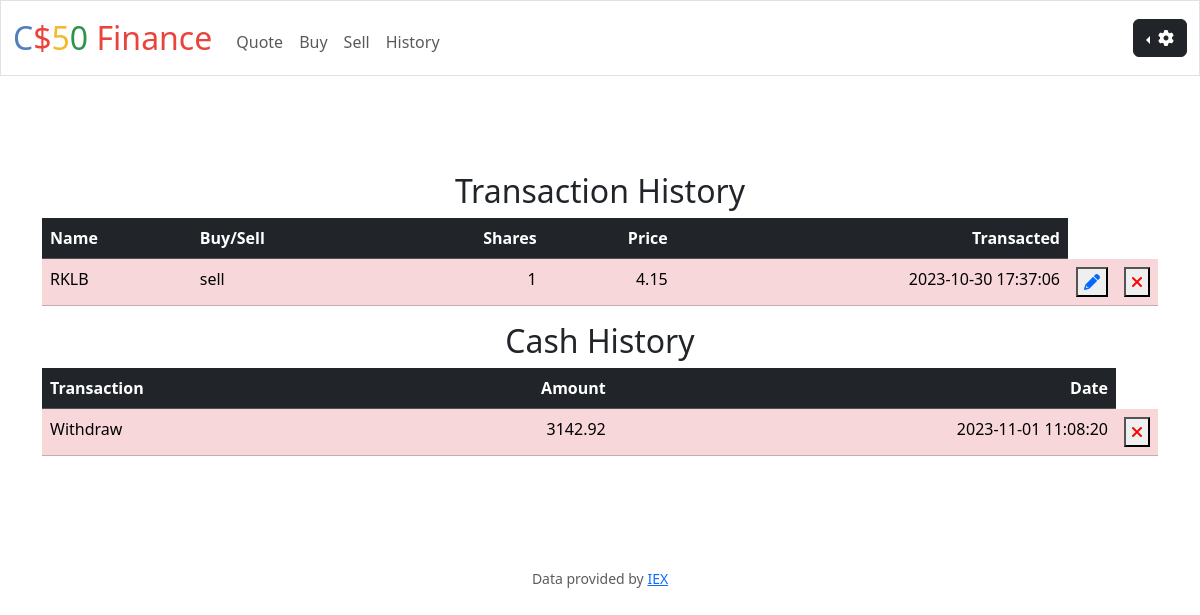
/history (signed in), run on an earlier commit of the app's database.
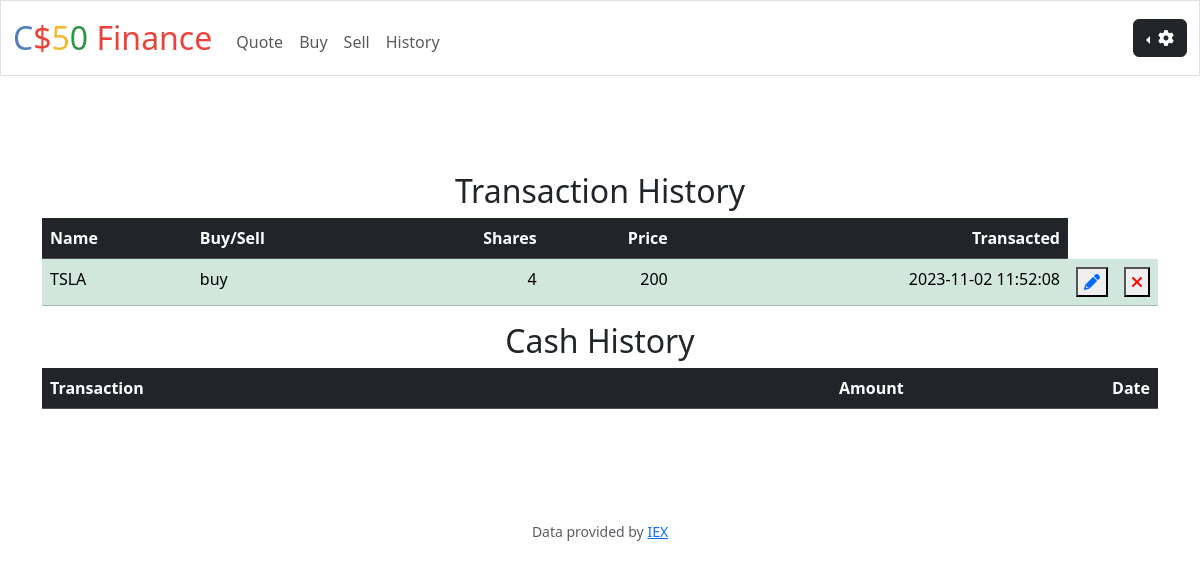
And on a later commit of the database.
### tables this page shows
CREATE TABLE transactions (
    id INTEGER PRIMARY KEY AUTOINCREMENT NOT NULL,
    user_id INTEGER NOT NULL,
    symbol TEXT NOT NULL,
    name TEXT NOT NULL,
    shares INTEGER NOT NULL,
    price NUMERIC NOT NULL,
    transaction_type TEXT NOT NULL,
    transaction_time DATETIME NOT NULL DEFAULT CURRENT_TIMESTAMP,
    FOREIGN KEY(user_id) REFERENCES users(id)
);

CREATE TABLE cashHistory (
id INTEGER PRIMARY KEY AUTOINCREMENT NOT NULL,
user_id INTEGER NOT NULL,
transactionType TEXT NOT NULL,
amount FLOAT NOT NULL,
transaction_time DATETIME NOT NULL DEFAULT CURRENT_TIMESTAMP,
FOREIGN KEY(user_id) REFERENCES users(id)
);

### app.py (the view)
@app.route("/history")
@login_required
def history():
    user_id = session.get("user_id")
    history_data = db.execute("SELECT * FROM transactions WHERE user_id = ? ORDER BY transaction_time DESC", user_id)
    cashHistory = db.execute("SELECT * FROM cashHistory WHERE user_id = ? ORDER BY transaction_time DESC", user_id)
    return render_template("history.html", history_data=history_data, cashHistory=cashHistory)

### app.py (called while the page is built)
@app.after_request
def after_request(response):
    response.headers["Cache-Control"] = "no-cache, no-store, must-revalidate"
    response.headers["Expires"] = 0
    response.headers["Pragma"] = "no-cache"
    return response

### helpers.py (called while the page is built)
def login_required(f):
    @wraps(f)
    def decorated_function(*args, **kwargs):
        if session.get("user_id") is None:
            return redirect("/login")
        return f(*args, **kwargs)
    return decorated_function

### templates/history.html (shortened to what this page needs)
{% extends "layout.html" %}
{% block main %}
    <main class="container py-5 text-center">
        <h2>Transaction History</h2>
        <table id="sortable-table" class="table table-dark table-hover">
            <thead>
                <tr>
                    <th class="text-start">Name</th>
                    <th class="text-start">Buy/Sell</th>
                    <th class="text-end" >Shares</th>
                    <th class="text-end">Price</th>
                    <th class="text-end">Transacted</th>
                </tr>
            </thead>
            <tbody>
                {% for history_data in history_data %}
                    {% if history_data.transaction_type == "buy" %}
                        <tr class="table-success">
                            <td class="text-start">{{ history_data.name }}</td>
                            <td class="text-start">{{ history_data.transaction_type }}</td>
                            <td class="text-end">{{ history_data.shares }}</td>
                            <td class="text-end">{{ history_data.price }}</td>
                            <td class="text-end">{{ history_data.transaction_time}} </td>
                            <td style="width:20px">
                                <button type="button" data-bs-toggle="modal" data-bs-target="#Modal{{ loop.index }}">
                                    <i class="fas fa-pencil-alt" style="color: rgb(3, 104, 255);"></i>
                                </button>
                            </td>
                            <td style="width:20px">
                                <form action="/delete" method="post">
                                    <button type="submit">
                                        <i class="fas fa-times" style="color: red;"></i>
                                    </button>
                                </form>
                            </td>
                        </tr>
                    {% elif history_data.transaction_type == "sell" %}
                        <tr class="table-danger">
                            <td class="text-start">{{ history_data.name }}</td>
                            <td class="text-start">{{ history_data.transaction_type }}</td>
                            <td class="text-end">{{ history_data.shares }}</td>
                            <td class="text-end">{{ history_data.price }}</td>
                            <td class="text-end">{{ history_data.transaction_time}} </td>
                            <td style="width:20px">
                                <button type="button" data-bs-toggle="modal" data-bs-target="#Modal{{ loop.index }}">
                                    <i class="fas fa-pencil-alt" style="color: rgb(3, 104, 255);"></i>
                                </button>
                            </td>
                            <td style="width:20px">
                                <form action="/delete" method="post">
                                    <button type="submit">
                                        <i class="fas fa-times" style="color: red;"></i>
                                    </button>
                                </form>
                            </td>
                        </tr>
                    {% endif %}
                {% endfor %}
            </tbody>
        </table>
        <h2>Cash History</h2>
        <table id="sortable-table" class="table table-dark table-hover">
            <thead>
                <tr>
                    <th class="text-start">Transaction</th>
                    <th class="text-end">Amount</th>
                    <th class="text-end">Date</th>
                </tr>
            </thead>
            <tbody>
                {% for cashHistory in cashHistory %}
                    {% if cashHistory.transactionType == "Withdraw" %}
                        <tr class="table-danger">
                            <td class="text-start"> {{cashHistory.transactionType}} </td>
                            <td class="text-end"> {{cashHistory.amount}} </td>
                            <td class="text-end"> {{cashHistory.transaction_time}} </td>
                            <td style="width:20px">
                                <form action="/delete" method="post">
                                    <button type="submit">
                                        <i class="fas fa-times" style="color: red;"></i>
                                    </button>
                                </form>
                            </td>
                        </tr>
                    {% endif %}
                {% endfor %}
            </tbody>
        </table>
    </main>
{% endblock %}

### templates/layout.html (shortened to what this page needs)
<!DOCTYPE html>
<html lang="en" data-bs-theme="light">
    <head>
        <link rel="stylesheet" type="text/css" href="https://cdn.datatables.net/1.10.25/css/jquery.dataTables.min.css">
        <link href="https://cdn.jsdelivr.net/npm/bootstrap@5.3.2/dist/css/bootstrap.min.css" rel="stylesheet">
        <link href="/static/styles.css" rel="stylesheet">
        <link rel="stylesheet" href="https://cdnjs.cloudflare.com/ajax/libs/font-awesome/6.0.0-beta3/css/all.min.css">
    </head>
    <body>
        <nav class="border navbar navbar-expand-md navbar-light">
            <div class="container-fluid">
                <a class="navbar-brand" href="/"><span class="blue">C</span><span class="red">$</span><span class="yellow">5</span><span class="green">0</span> <span class="red">Finance</span></a>
                <div class="collapse navbar-collapse" id="navbar">
                    {% if session["user_id"] %}
                        <ul class="navbar-nav me-auto mt-2">
                            <li class="nav-item"><a class="nav-link" href="/quote">Quote</a></li>
                            <li class="nav-item"><a class="nav-link" href="/buy">Buy</a></li>
                            <li class="nav-item"><a class="nav-link" href="/sell">Sell</a></li>
                            <li class="nav-item"><a class="nav-link" href="/history">History</a></li>
                        </ul>
                        <div class="icon-container dropdown dropstart">
                            <button type="button" class="btn btn-dark dropdown-toggle" data-bs-toggle="dropdown">
                                <i class="fas fa-cog" Settings></i>
                            </button>
                        </div>
                    {% else %}
                        <ul class="navbar-nav ms-auto mt-2">
                            <li class="nav-item"><a class="nav-link" href="/register">Register</a></li>
                            <li class="nav-item"><a class="nav-link" href="/login">Log In</a></li>
                        </ul>
                    {% endif %}
                </div>
            </div>
        </nav>
        <main class="container-fluid py-5 text-center">
            {% block main %}{% endblock %}
        </main>
        <footer class="mb-5 small text-center text-muted">
            Data provided by <a href="https://iexcloud.io/">IEX</a>
        </footer>
    </body>
</html>

### static/styles.css (style rules this page uses)
nav .navbar-brand { font-size: xx-large; }
nav .navbar-brand .blue { color: #537fbe; }
nav .navbar-brand .red { color: #ea433b; }
nav .navbar-brand .yellow { color: #f5b82e; }
nav .navbar-brand .green { color: #2e944b; }

What changed in the data, as far as the page shows it:
removed transactions: name "RKLB", transaction_type "sell", shares "1", price "4.15", transaction_time "2023-10-30 17:37:06"
removed cashHistory: transactionType "Withdraw", amount "3142.92", transaction_time "2023-11-01 11:08:20"
added transactions: name "TSLA", transaction_type "buy", shares "4", price "200", transaction_time "2023-11-02 11:52:08"
